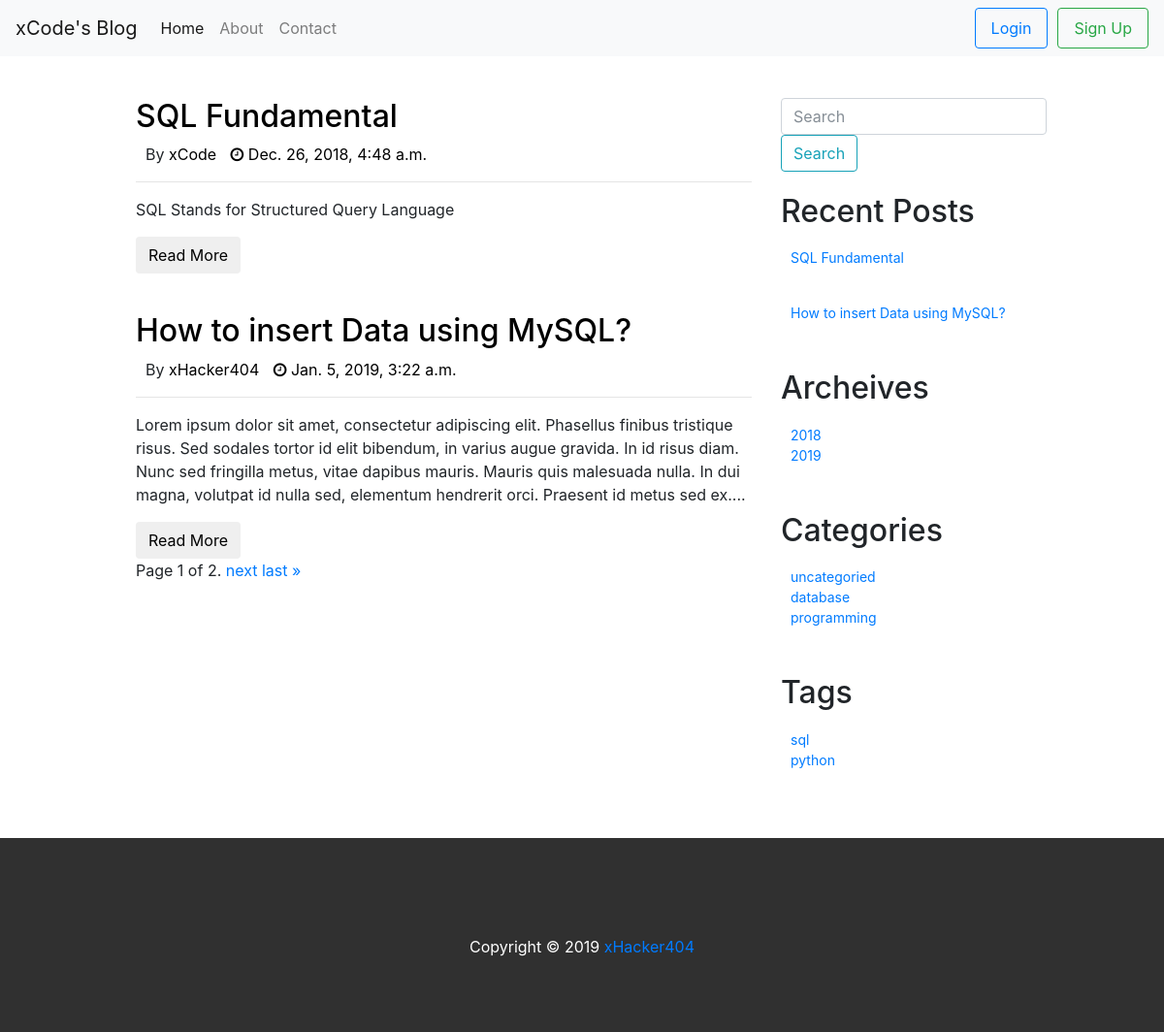
Before: / with the older database file.
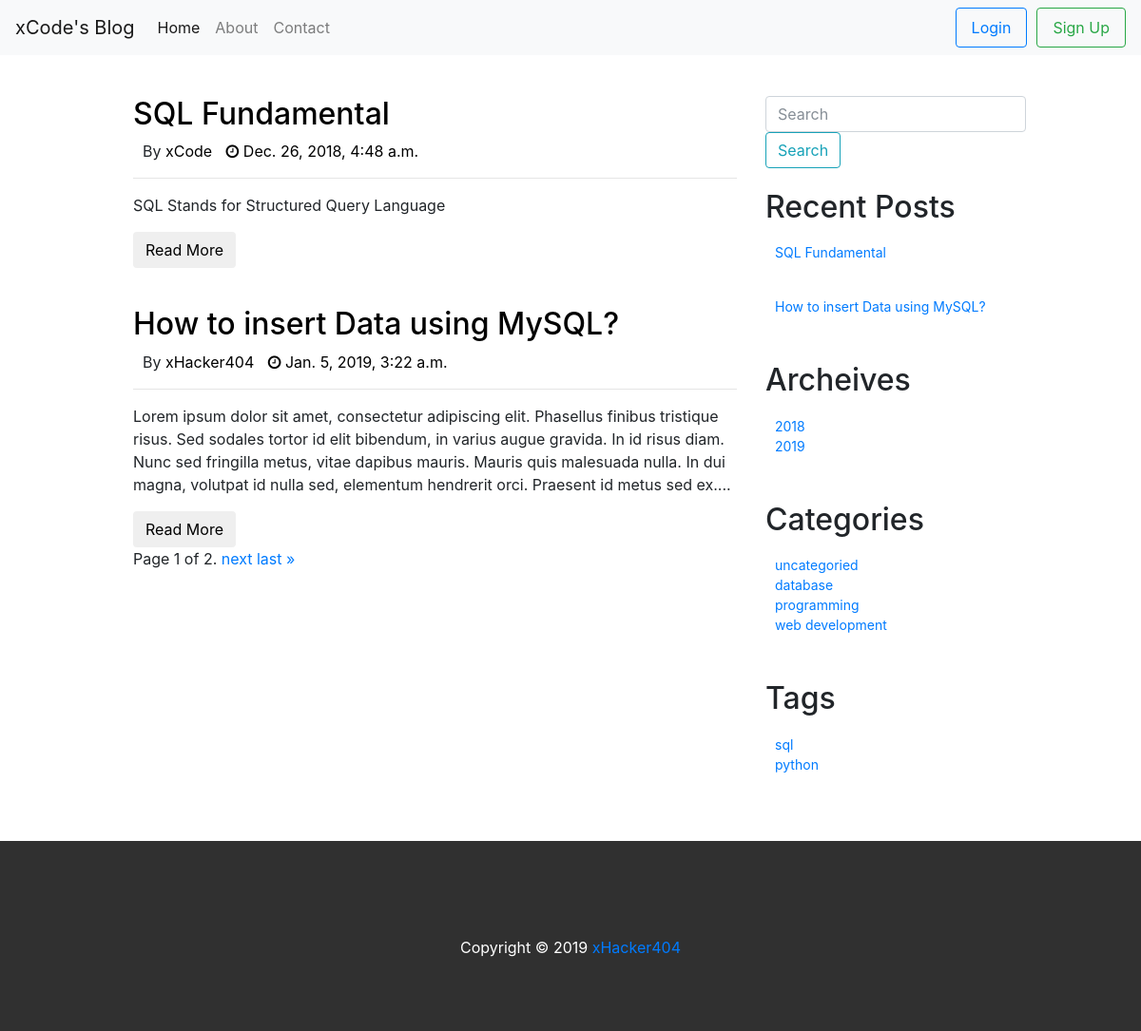
After: the same page with the newer database file.
### blog/models.py (models this page shows, shortened)
class Post(models.Model):
    title = models.CharField(max_length=250,unique=True)
    content = models.CharField(max_length=1000)
    tag = models.CharField(max_length=100,default='sql')
    category = models.CharField(max_length=150, default='uncategoried')
    featured_img = models.ImageField(upload_to='featured_images', blank=True)
    author = models.CharField(max_length=100, default="xHacker404")
    published_date = models.DateTimeField()

### blog/views.py (the view)
# urls.py: path('', views.index, name="index"),
def index(request):
    post_list = Post.objects.order_by('published_date')
    years = []
    tags = []
    categories = []
    for post in post_list :
        year = post.published_date.year
        tag = post.tag
        category = post.category
        if year not in years:
            years.append(year)
        if tag not in tags:
            tags.append(tag)
        if category not in categories:
            categories.append(category)
    paginator = Paginator(post_list, 2) # Show 2 posts per page
    page = request.GET.get('page')
    posts = paginator.get_page(page)
    my_dict = {'posts':posts, 'years':years, 'tags':tags, 'categories':categories}
    return render(request, 'blog/index.html', context=my_dict)

### templates/blog/index.html (shortened to what this page needs)
<!DOCTYPE html>
{% extends 'blog/base.html'%}
{% block post_block %}
<div class="col-md-7">
	{% if posts %}
			{% for post in posts %}
		<div class="post">
        <h2><a href="blog/posts/{{post.id}}/"> {{ post.title}} </a></h2>
        <ul>
            <li>By  <a href="blog/author/{{post.author}}">{{ post.author}}</a></li>
            <li><a href="blog/{{post.published_date.year}}/{{post.published_date.month}}/{{post.published_date.day}}"> <i class="fa fa-clock-o" aria-hidden="true"></i> {{ post.published_date }}</a></li>
        </ul>
        <hr>
        <p>{{post.content}}</p>
        <button class="btn"><a href="blog/posts/{{post.id}}">Read More</a></button>
    </div>
		{% endfor %}
		<div class="pagination">
    <span class="step-links">
        <span class="current">
            Page {{ posts.number }} of {{ posts.paginator.num_pages }}.
        </span>
        {% if posts.has_next %}
            <a href="?page={{ posts.next_page_number }}">next</a>
            <a href="?page={{ posts.paginator.num_pages }}">last &raquo;</a>
        {% endif %}
    </span>
  </div>
		{% else %}
		<p>Sorry!! No post has been found!!!</p>
		{% endif %}
</div>
{% endblock %}

### templates/blog/base.html (shortened to what this page needs)
<!DOCTYPE html>
{% load staticfiles %}
<html lang="us">
<head>
    <link href="{% static "css/bootstrap.min.css" %}"rel="stylesheet" type="text/css">
    <link href="{% static "css/jquery-ui.css" %}" rel="stylesheet">
    <link rel="stylesheet" href="https://cdnjs.cloudflare.com/ajax/libs/font-awesome/4.7.0/css/font-awesome.min.css">
    <link href="{% static "css/style.css" %}" rel="stylesheet" type="text/css">
</head>
<body>
		<div class="row">
        <div class="col-md-12">
            <nav class="navbar navbar-expand-lg navbar-light bg-light fixed-top">
              <a class="navbar-brand" href="index.html">xCode's Blog</a>
              <div class="collapse navbar-collapse" id="navbarSupportedContent">
                <ul class="navbar-nav mr-auto">
                  <li class="nav-item active">
                    <a class="nav-link" href="{% url 'index'%}">Home <span class="sr-only">(current)</span></a>
                  </li>
                  <li class="nav-item">
                    <a class="nav-link" href="#">About</a>
                  </li>
                  <li class="nav-item">
                    <a class="nav-link " href="#">Contact</a>
                  </li>
                </ul>
                <form class="form-inline my-2 my-lg-0">
									{% if user.is_authenticated %}
									<a class="nav-link btn btn-outline-primary" href="{% url 'blog:logout' %}" >Logout</a>
                  <h2 style="font-size:24px; padding-left:10px"> Hello {{user.username}} </h2>
									{% else %}
									<a class="nav-link btn btn-outline-primary" href="{% url 'blog:user_login' %}" >Login</a>
                  <a class="nav-link btn btn-outline-success" href="{% url 'blog:sign-up'%}" style="margin-left: 10px">Sign Up</a>
									{% endif %}
								</form>
              </div>
         </nav>
        </div>
    </div>
    <div class="container">
        <div class="row" style="margin-top:100px ">
            <div class="col-md-1" id="left-sidebar"></div>
            {% block post_block %}
            {% endblock %}
            <div class="col-md-4" id="right-sidebar">
                <form class="form-inline">
                    <input class="form-control mr-sm-2" type="text" placeholder="Search">
                    <button class="btn btn-outline-info my-2 my-sm-0" type="submit">Search</button>
               </form>
                 <div class="widget">
                    <h2>Recent Posts</h2>
										{% if posts %}
											{% for post in posts %}
										<ul>
                        <li> <a href="blog/posts/{{post.id}}">{{post.title}}</a> </li>
                    </ul>
											{% endfor %}
										{% else %}
										<p>No Recent Post!</p>
										{% endif %}
                </div>
                <div class="widget">
                    <h2>Archeives</h2>
                    <ul>
											  {% for year in years %}
												<li> <a href="blog/{{ year}}" />{{ year }}</a> </li>
                        {% endfor %}
                    </ul>
                </div>
                <div class="widget">
                    <h2>Categories</h2>
                    <ul>
											{% for category in categories %}
											<li> <a href="blog/category/{{ category }}" />{{ category }}</a> </li>
											{% endfor %}
                    </ul>
                </div>
                <div class="widget">
                    <h2>Tags</h2>
                    <ul>
											{% for tag in tags %}
											<li> <a href="blog/tag/{{ tag }}" />{{ tag }}</a> </li>
											{% endfor %}
                    </ul>
                </div>
            </div>
        </div>
    </div>
    <div class="row">
            <div class="col-md-12">
                <footer>
                    Copyright &copy; 2019 <a href="http://xHacker404.com">xHacker404</a>
                </footer>
            </div>
    </div>
</body>
</html>

Changed rows visible on the page:
added Post: categories "web development"
